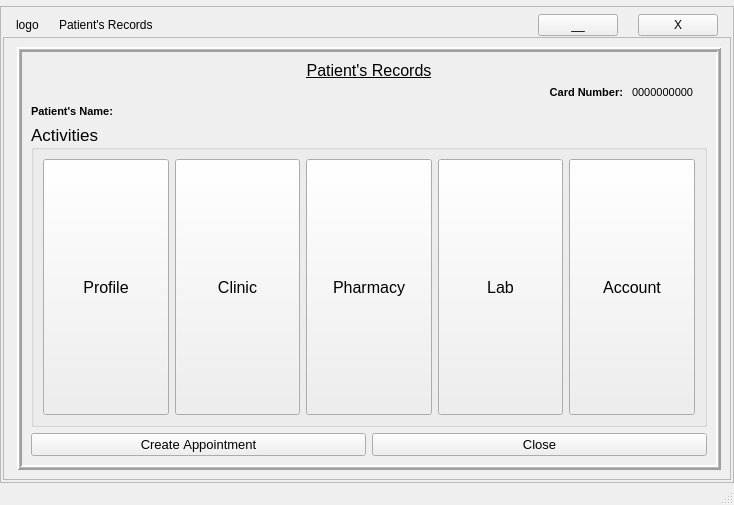
<?xml version="1.0" encoding="UTF-8"?>
<ui version="4.0">
 <class>Patient</class>
 <widget class="QMainWindow" name="Patient">
  <property name="geometry">
   <rect>
    <x>0</x>
    <y>0</y>
    <width>734</width>
    <height>505</height>
   </rect>
  </property>
  <property name="mouseTracking">
   <bool>true</bool>
  </property>
  <property name="tabletTracking">
   <bool>true</bool>
  </property>
  <property name="focusPolicy">
   <enum>Qt::StrongFocus</enum>
  </property>
  <property name="windowTitle">
   <string>Patient Portal</string>
  </property>
  <widget class="QWidget" name="centralwidget">
   <layout class="QGridLayout" name="gridLayout">
    <property name="leftMargin">
     <number>0</number>
    </property>
    <property name="topMargin">
     <number>0</number>
    </property>
    <property name="rightMargin">
     <number>0</number>
    </property>
    <property name="bottomMargin">
     <number>0</number>
    </property>
    <property name="horizontalSpacing">
     <number>0</number>
    </property>
    <item row="0" column="1">
     <widget class="QFrame" name="frame">
      <property name="frameShape">
       <enum>QFrame::NoFrame</enum>
      </property>
      <property name="frameShadow">
       <enum>QFrame::Plain</enum>
      </property>
      <layout class="QHBoxLayout" name="horizontalLayout_4">
       <property name="leftMargin">
        <number>0</number>
       </property>
       <property name="topMargin">
        <number>0</number>
       </property>
       <property name="rightMargin">
        <number>2</number>
       </property>
       <property name="bottomMargin">
        <number>0</number>
       </property>
      </layout>
     </widget>
    </item>
    <item row="1" column="0" colspan="2">
     <widget class="QFrame" name="bgLayer">
      <property name="frameShape">
       <enum>QFrame::StyledPanel</enum>
      </property>
      <property name="frameShadow">
       <enum>QFrame::Raised</enum>
      </property>
      <layout class="QGridLayout" name="gridLayout_5">
       <property name="leftMargin">
        <number>2</number>
       </property>
       <property name="topMargin">
        <number>2</number>
       </property>
       <property name="rightMargin">
        <number>2</number>
       </property>
       <property name="bottomMargin">
        <number>2</number>
       </property>
       <property name="spacing">
        <number>1</number>
       </property>
       <item row="0" column="0">
        <layout class="QHBoxLayout" name="horizontalLayout_7">
         <property name="spacing">
          <number>20</number>
         </property>
         <property name="leftMargin">
          <number>13</number>
         </property>
         <property name="topMargin">
          <number>5</number>
         </property>
         <property name="rightMargin">
          <number>13</number>
         </property>
         <item>
          <widget class="QLabel" name="logo">
           <property name="text">
            <string>logo</string>
           </property>
          </widget>
         </item>
         <item>
          <widget class="QLabel" name="label_4">
           <property name="sizePolicy">
            <sizepolicy hsizetype="Expanding" vsizetype="Preferred">
             <horstretch>0</horstretch>
             <verstretch>0</verstretch>
            </sizepolicy>
           </property>
           <property name="text">
            <string>Patient's Records</string>
           </property>
           <property name="margin">
            <number>5</number>
           </property>
          </widget>
         </item>
         <item>
          <widget class="QPushButton" name="miniBtn">
           <property name="text">
            <string>__</string>
           </property>
          </widget>
         </item>
         <item>
          <widget class="QPushButton" name="exitBtn">
           <property name="text">
            <string>X</string>
           </property>
          </widget>
         </item>
        </layout>
       </item>
       <item row="3" column="0">
        <widget class="QFrame" name="frame_2">
         <property name="frameShape">
          <enum>QFrame::StyledPanel</enum>
         </property>
         <property name="frameShadow">
          <enum>QFrame::Raised</enum>
         </property>
         <layout class="QGridLayout" name="gridLayout_4">
          <property name="leftMargin">
           <number>13</number>
          </property>
          <item row="1" column="0">
           <widget class="QFrame" name="bgframe">
            <property name="enabled">
             <bool>true</bool>
            </property>
            <property name="sizePolicy">
             <sizepolicy hsizetype="Preferred" vsizetype="Expanding">
              <horstretch>0</horstretch>
              <verstretch>0</verstretch>
             </sizepolicy>
            </property>
            <property name="mouseTracking">
             <bool>true</bool>
            </property>
            <property name="tabletTracking">
             <bool>true</bool>
            </property>
            <property name="contextMenuPolicy">
             <enum>Qt::DefaultContextMenu</enum>
            </property>
            <property name="autoFillBackground">
             <bool>true</bool>
            </property>
            <property name="frameShape">
             <enum>QFrame::Box</enum>
            </property>
            <property name="frameShadow">
             <enum>QFrame::Raised</enum>
            </property>
            <property name="lineWidth">
             <number>2</number>
            </property>
            <property name="midLineWidth">
             <number>1</number>
            </property>
            <layout class="QGridLayout" name="gridLayout_3">
             <item row="4" column="0">
              <widget class="QGroupBox" name="groupBox">
               <property name="sizePolicy">
                <sizepolicy hsizetype="Preferred" vsizetype="Expanding">
                 <horstretch>0</horstretch>
                 <verstretch>0</verstretch>
                </sizepolicy>
               </property>
               <property name="font">
                <font>
                 <family>Tahoma</family>
                 <pointsize>13</pointsize>
                 <weight>50</weight>
                 <bold>false</bold>
                 <kerning>false</kerning>
                </font>
               </property>
               <property name="autoFillBackground">
                <bool>false</bool>
               </property>
               <property name="title">
                <string>Activities</string>
               </property>
               <property name="flat">
                <bool>false</bool>
               </property>
               <layout class="QGridLayout" name="gridLayout_2">
                <item row="0" column="0">
                 <layout class="QHBoxLayout" name="horizontalLayout_5">
                  <item>
                   <widget class="QPushButton" name="profileBtn">
                    <property name="sizePolicy">
                     <sizepolicy hsizetype="Minimum" vsizetype="Expanding">
                      <horstretch>0</horstretch>
                      <verstretch>0</verstretch>
                     </sizepolicy>
                    </property>
                    <property name="font">
                     <font>
                      <family>MS UI Gothic</family>
                      <pointsize>12</pointsize>
                      <weight>50</weight>
                      <bold>false</bold>
                      <kerning>false</kerning>
                     </font>
                    </property>
                    <property name="mouseTracking">
                     <bool>true</bool>
                    </property>
                    <property name="tabletTracking">
                     <bool>true</bool>
                    </property>
                    <property name="toolTip">
                     <string>&lt;html&gt;&lt;head/&gt;&lt;body&gt;&lt;p&gt;Click to view patient's profile&lt;/p&gt;&lt;/body&gt;&lt;/html&gt;</string>
                    </property>
                    <property name="autoFillBackground">
                     <bool>true</bool>
                    </property>
                    <property name="text">
                     <string>Profile</string>
                    </property>
                   </widget>
                  </item>
                  <item>
                   <widget class="QPushButton" name="clinicBtn">
                    <property name="sizePolicy">
                     <sizepolicy hsizetype="Minimum" vsizetype="Expanding">
                      <horstretch>0</horstretch>
                      <verstretch>0</verstretch>
                     </sizepolicy>
                    </property>
                    <property name="font">
                     <font>
                      <family>MS UI Gothic</family>
                      <pointsize>12</pointsize>
                      <weight>50</weight>
                      <bold>false</bold>
                      <kerning>false</kerning>
                     </font>
                    </property>
                    <property name="toolTip">
                     <string>&lt;html&gt;&lt;head/&gt;&lt;body&gt;&lt;p&gt;Click to access patient's clinical records&lt;/p&gt;&lt;/body&gt;&lt;/html&gt;</string>
                    </property>
                    <property name="text">
                     <string>Clinic</string>
                    </property>
                   </widget>
                  </item>
                  <item>
                   <widget class="QPushButton" name="pharmacyBtn">
                    <property name="sizePolicy">
                     <sizepolicy hsizetype="Minimum" vsizetype="Expanding">
                      <horstretch>0</horstretch>
                      <verstretch>0</verstretch>
                     </sizepolicy>
                    </property>
                    <property name="font">
                     <font>
                      <family>MS UI Gothic</family>
                      <pointsize>12</pointsize>
                      <weight>50</weight>
                      <bold>false</bold>
                      <kerning>false</kerning>
                     </font>
                    </property>
                    <property name="toolTip">
                     <string>&lt;html&gt;&lt;head/&gt;&lt;body&gt;&lt;p&gt;Click to access patient's pharmacetical records&lt;/p&gt;&lt;/body&gt;&lt;/html&gt;</string>
                    </property>
                    <property name="text">
                     <string>Pharmacy</string>
                    </property>
                   </widget>
                  </item>
                  <item>
                   <widget class="QPushButton" name="labBtn">
                    <property name="sizePolicy">
                     <sizepolicy hsizetype="Minimum" vsizetype="Expanding">
                      <horstretch>0</horstretch>
                      <verstretch>0</verstretch>
                     </sizepolicy>
                    </property>
                    <property name="font">
                     <font>
                      <family>MS UI Gothic</family>
                      <pointsize>12</pointsize>
                      <weight>50</weight>
                      <bold>false</bold>
                      <kerning>false</kerning>
                     </font>
                    </property>
                    <property name="toolTip">
                     <string>&lt;html&gt;&lt;head/&gt;&lt;body&gt;&lt;p&gt;Click to access patient's laboratory records&lt;/p&gt;&lt;/body&gt;&lt;/html&gt;</string>
                    </property>
                    <property name="text">
                     <string>Lab</string>
                    </property>
                   </widget>
                  </item>
                  <item>
                   <widget class="QPushButton" name="accountBtn">
                    <property name="sizePolicy">
                     <sizepolicy hsizetype="Minimum" vsizetype="Expanding">
                      <horstretch>0</horstretch>
                      <verstretch>0</verstretch>
                     </sizepolicy>
                    </property>
                    <property name="font">
                     <font>
                      <family>MS UI Gothic</family>
                      <pointsize>12</pointsize>
                      <weight>50</weight>
                      <bold>false</bold>
                      <kerning>false</kerning>
                     </font>
                    </property>
                    <property name="toolTip">
                     <string>&lt;html&gt;&lt;head/&gt;&lt;body&gt;&lt;p&gt;Click to access patient's accout records&lt;/p&gt;&lt;/body&gt;&lt;/html&gt;</string>
                    </property>
                    <property name="text">
                     <string>Account</string>
                    </property>
                   </widget>
                  </item>
                 </layout>
                </item>
               </layout>
              </widget>
             </item>
             <item row="3" column="0">
              <layout class="QHBoxLayout" name="horizontalLayout_6">
               <item>
                <widget class="QLabel" name="label_3">
                 <property name="sizePolicy">
                  <sizepolicy hsizetype="Fixed" vsizetype="Preferred">
                   <horstretch>0</horstretch>
                   <verstretch>0</verstretch>
                  </sizepolicy>
                 </property>
                 <property name="font">
                  <font>
                   <family>Tahoma</family>
                   <pointsize>8</pointsize>
                   <weight>75</weight>
                   <bold>true</bold>
                  </font>
                 </property>
                 <property name="text">
                  <string>Patient's Name:</string>
                 </property>
                </widget>
               </item>
               <item>
                <widget class="QLabel" name="fullname">
                 <property name="font">
                  <font>
                   <family>Tahoma</family>
                   <pointsize>8</pointsize>
                  </font>
                 </property>
                 <property name="text">
                  <string/>
                 </property>
                </widget>
               </item>
              </layout>
             </item>
             <item row="5" column="0">
              <layout class="QHBoxLayout" name="horizontalLayout">
               <item>
                <layout class="QHBoxLayout" name="horizontalLayout_2">
                 <item>
                  <widget class="QPushButton" name="bookBtn">
                   <property name="font">
                    <font>
                     <family>Tahoma</family>
                     <pointsize>10</pointsize>
                     <kerning>false</kerning>
                    </font>
                   </property>
                   <property name="toolTip">
                    <string>&lt;html&gt;&lt;head/&gt;&lt;body&gt;&lt;p&gt;Click to create new appointment&lt;/p&gt;&lt;/body&gt;&lt;/html&gt;</string>
                   </property>
                   <property name="text">
                    <string>Create Appointment</string>
                   </property>
                  </widget>
                 </item>
                </layout>
               </item>
               <item>
                <layout class="QHBoxLayout" name="horizontalLayout_3">
                 <item>
                  <widget class="QPushButton" name="closeBtn">
                   <property name="font">
                    <font>
                     <family>Tahoma</family>
                     <pointsize>10</pointsize>
                     <kerning>false</kerning>
                    </font>
                   </property>
                   <property name="toolTip">
                    <string>&lt;html&gt;&lt;head/&gt;&lt;body&gt;&lt;p&gt;Click to close patient's records&lt;/p&gt;&lt;/body&gt;&lt;/html&gt;</string>
                   </property>
                   <property name="text">
                    <string>Close</string>
                   </property>
                  </widget>
                 </item>
                </layout>
               </item>
              </layout>
             </item>
             <item row="0" column="0">
              <widget class="QLabel" name="label">
               <property name="font">
                <font>
                 <family>Tahoma</family>
                 <pointsize>12</pointsize>
                 <underline>true</underline>
                 <kerning>false</kerning>
                </font>
               </property>
               <property name="autoFillBackground">
                <bool>false</bool>
               </property>
               <property name="text">
                <string>Patient's Records</string>
               </property>
               <property name="alignment">
                <set>Qt::AlignCenter</set>
               </property>
               <property name="wordWrap">
                <bool>true</bool>
               </property>
               <property name="margin">
                <number>2</number>
               </property>
              </widget>
             </item>
             <item row="2" column="0">
              <layout class="QHBoxLayout" name="horizontalLayout_8">
               <property name="rightMargin">
                <number>13</number>
               </property>
               <item>
                <widget class="QLabel" name="label_2">
                 <property name="font">
                  <font>
                   <family>Tahoma</family>
                   <pointsize>8</pointsize>
                   <weight>75</weight>
                   <bold>true</bold>
                  </font>
                 </property>
                 <property name="text">
                  <string>Card Number: </string>
                 </property>
                 <property name="alignment">
                  <set>Qt::AlignRight|Qt::AlignTrailing|Qt::AlignVCenter</set>
                 </property>
                </widget>
               </item>
               <item>
                <widget class="QLabel" name="cardNum">
                 <property name="sizePolicy">
                  <sizepolicy hsizetype="Fixed" vsizetype="Preferred">
                   <horstretch>0</horstretch>
                   <verstretch>0</verstretch>
                  </sizepolicy>
                 </property>
                 <property name="font">
                  <font>
                   <family>Tahoma</family>
                   <pointsize>8</pointsize>
                  </font>
                 </property>
                 <property name="text">
                  <string>0000000000</string>
                 </property>
                </widget>
               </item>
              </layout>
             </item>
            </layout>
           </widget>
          </item>
         </layout>
        </widget>
       </item>
      </layout>
     </widget>
    </item>
   </layout>
  </widget>
  <widget class="QMenuBar" name="menubar">
   <property name="geometry">
    <rect>
     <x>0</x>
     <y>0</y>
     <width>734</width>
     <height>16</height>
    </rect>
   </property>
  </widget>
  <widget class="QStatusBar" name="statusbar"/>
 </widget>
 <resources/>
 <connections/>
</ui>
